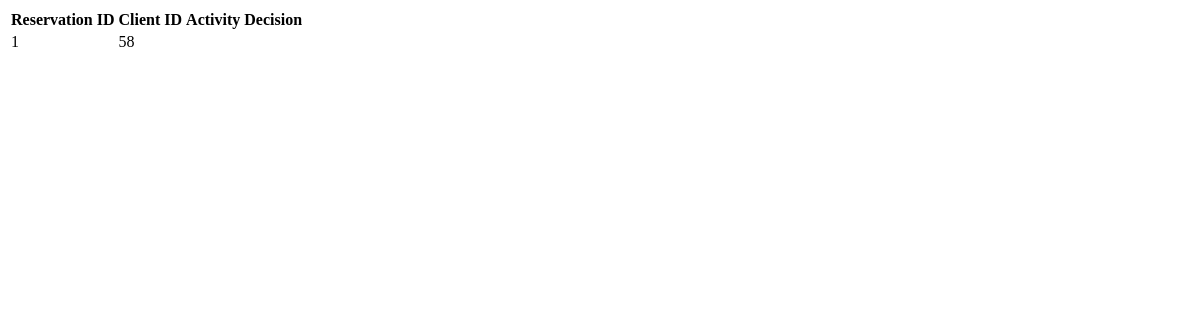
Page /php/request_admin.php on the earlier database version.
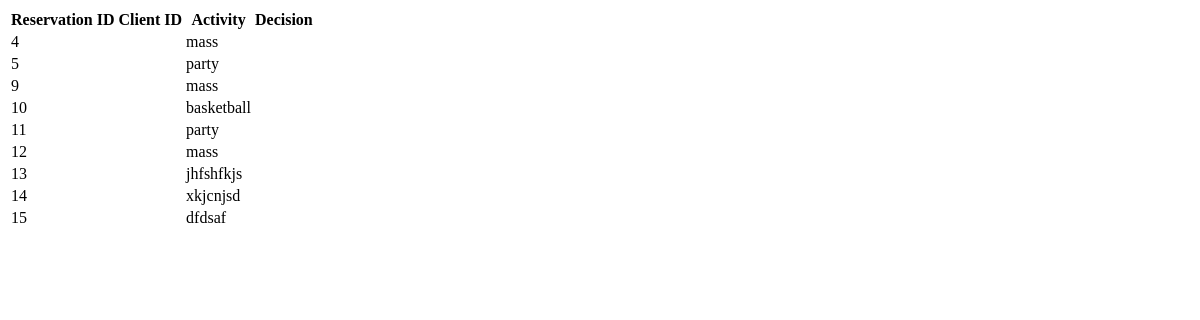
Same page on the later database version.
### tables this page shows
CREATE TABLE `reservation` (
  `resID` int(100) NOT NULL,
  `Client_ID` int(11) NOT NULL,
  `title` varchar(255) NOT NULL,
  `Venue` varchar(100) NOT NULL,
  `start_event` datetime NOT NULL,
  `end_event` datetime NOT NULL,
  `status` varchar(100) NOT NULL
);

CREATE TABLE `client` (
  `ClientID` int(50) NOT NULL,
  `First_name` varchar(25) NOT NULL,
  `Last_name` varchar(25) NOT NULL,
  `email` varchar(35) NOT NULL,
  `Organization` varchar(25) NOT NULL,
  `position` varchar(25) NOT NULL,
  `password` varchar(50) NOT NULL,
  `Status` varchar(10) NOT NULL
);

### php/request_admin.php (the view, shortened to what this page needs)
<?php
	include('DBConnector.php');
?>
<!DOCTYPE html>
<html>
<head>
</head>
<body>
	<table>
		<tr>
			<th>Reservation ID</th>
			<th>Client ID</th>
			<th>Activity</th>
			<th>Decision</th>
		</tr>
<?php
	$sql = "SELECT * FROM Reservation r LEFT JOIN client c ON r.Client_ID = c.ClientID";
	$result = $conn-> query($sql);
	if ($result-> num_rows > 0){
		while ($row = $result-> fetch_assoc()){
			echo "<tr>
					<td>" . $row["resID"] . "</td>
					<td>" . $row["ClientID"] . "</td>
					<td>" . $row["title"] . "</td>
				  </tr>";
		}
		echo "</table>";
	}else{
		echo "Error: " . $sql . "<br>" . $conn->error;
	}
?>
</body>
</html>

Differences in the rows shown:
removed reservation: resID "1", Client_ID.ClientID "58"
added reservation: resID "4", title "mass"
added reservation: resID "5", title "party"
added reservation: resID "9", title "mass"
added reservation: resID "10", title "basketball"
added reservation: resID "11", title "party"
added reservation: resID "12", title "mass"
added reservation: resID "13", title "jhfshfkjs"
added reservation: resID "14", title "xkjcnjsd"
added reservation: resID "15", title "dfdsaf"
